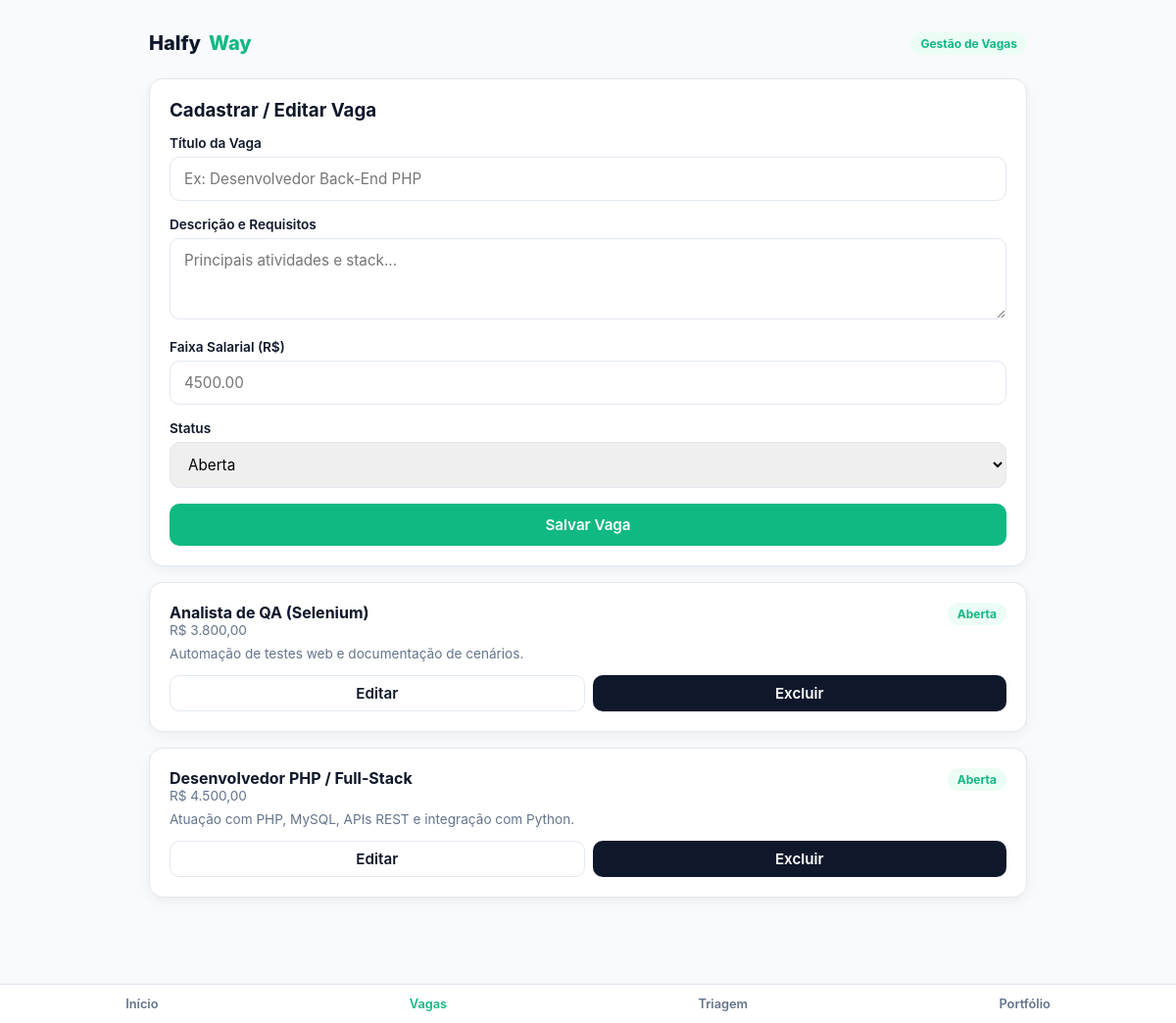
Page /views/vagas.php (signed in) on the committed database.
### tables this page shows
CREATE TABLE vagas (
  id INT AUTO_INCREMENT PRIMARY KEY,
  empresa_id INT NULL,
  titulo VARCHAR(150) NOT NULL,
  descricao TEXT NOT NULL,
  salario DECIMAL(10, 2) NOT NULL DEFAULT 0.00,
  status ENUM('aberta', 'pausada', 'encerrada') NOT NULL DEFAULT 'aberta',
  criado_em TIMESTAMP DEFAULT CURRENT_TIMESTAMP,
  FOREIGN KEY (empresa_id) REFERENCES usuarios(id) ON DELETE SET NULL
);

### views/vagas.php (the view, shortened to what this page needs)
<?php
require_once '../config/db.php';
$vagas = $pdo->query("SELECT * FROM vagas ORDER BY id DESC")->fetchAll();
?>
<!DOCTYPE html>
<html lang="pt-BR">
<head>
  <link rel="stylesheet" href="../assets/css/style.css">
</head>
<body>
  <main class="app-container">
    <header class="topbar">
      <div class="brand">Halfy<span>Way</span></div>
      <span class="badge-green">Gestão de Vagas</span>
    </header>
    <section class="card">
      <h3 style="margin-bottom: 14px;">Cadastrar / Editar Vaga</h3>
      <form id="form-vaga" action="../controllers/VagaController.php" method="POST">
        <div class="form-group">
          <label for="titulo">Título da Vaga</label>
          <input type="text" id="titulo" name="titulo" class="form-control" placeholder="Ex: Desenvolvedor Back-End PHP" required>
        </div>
        <div class="form-group">
          <label for="descricao">Descrição e Requisitos</label>
          <textarea id="descricao" name="descricao" class="form-control" rows="3" placeholder="Principais atividades e stack..." required></textarea>
        </div>
        <div class="form-group">
          <label for="salario">Faixa Salarial (R$)</label>
          <input type="number" step="0.01" id="salario" name="salario" class="form-control" placeholder="4500.00" required>
        </div>
        <div class="form-group">
          <label for="status">Status</label>
          <select id="status" name="status" class="form-control">
            <option value="aberta">Aberta</option>
          </select>
        </div>
        <button type="submit" id="btn-salvar-vaga" class="btn btn-green">Salvar Vaga</button>
      </form>
    </section>
    <?php foreach ($vagas as $vaga): ?>
  <article class="card" data-vaga-id="<?= $vaga['id'] ?>">
    <div class="vaga-header">
      <div>
        <h4><?= htmlspecialchars($vaga['titulo']) ?></h4>
        <p style="font-size: 0.85rem; color: var(--text-muted);">
          R$ <?= number_format($vaga['salario'], 2, ',', '.') ?>
        </p>
      </div>
      <span class="badge-green"><?= ucfirst($vaga['status']) ?></span>
    </div>
    <p style="font-size: 0.85rem; color: var(--text-muted); margin-top: 6px;">
      <?= htmlspecialchars($vaga['descricao']) ?>
    </p>
    <div class="vaga-actions">
      <button type="button" class="btn btn-outline btn-editar-vaga" style="padding: 8px;"
        onclick='preencherEdicao(<?= json_encode($vaga) ?>)'>Editar</button>
      <a href="../controllers/VagaController.php?acao=excluir&id=<?= $vaga['id'] ?>"
         class="btn btn-dark btn-excluir-vaga" style="padding: 8px;">Excluir</a>
    </div>
  </article>
<?php endforeach; ?>
  <nav class="bottom-nav">
    <a href="dashboard.html" class="nav-item">Início</a>
    <a href="vagas.html" class="nav-item active">Vagas</a>
    <a href="servicos.html" class="nav-item">Triagem</a>
    <a href="perfil.html" class="nav-item">Portfólio</a>
  </nav>
</body>
</html>

### assets/css/style.css (style rules this page uses)
:root { --bg-page: #F8FAFC; --bg-card: #FFFFFF; --bg-dark: #0F172A; --primary-green: #10B981; --primary-green-light: #ECFDF5; --text-main: #0F172A; --text-muted: #64748B; --border-color: #E2E8F0; --radius: 14px; --shadow: 0 4px 12px rgba(15, 23, 42, 0.05); }
* { margin: 0; padding: 0; box-sizing: border-box; font-family: 'Inter', -apple-system, BlinkMacSystemFont, sans-serif; }
body { background-color: var(--bg-page); color: var(--text-main); min-height: 100vh; padding-bottom: 80px; }
.app-container { max-width: 480px; margin: 0 auto; padding: 20px; }
@media (min-width: 768px) { .app-container { max-width: 960px; padding: 32px; } }
.topbar { display: flex; justify-content: space-between; align-items: center; margin-bottom: 24px; }
.brand { font-size: 1.25rem; font-weight: 800; color: var(--bg-dark); display: flex; align-items: center; gap: 8px; }
.brand span { color: var(--primary-green); }
.card { background: var(--bg-card); border: 1px solid var(--border-color); border-radius: var(--radius); padding: 20px; box-shadow: var(--shadow); margin-bottom: 16px; }
.form-group { margin-bottom: 16px; }
.form-group label { display: block; font-size: 0.85rem; font-weight: 600; margin-bottom: 6px; color: var(--text-main); }
.form-control { width: 100%; padding: 12px 14px; border: 1px solid var(--border-color); border-radius: 10px; font-size: 0.95rem; outline: none; transition: border-color 0.2s; }
.btn { display: inline-flex; justify-content: center; align-items: center; width: 100%; padding: 12px 18px; border-radius: 10px; font-weight: 600; font-size: 0.95rem; cursor: pointer; border: none; transition: opacity 0.2s; text-decoration: none; }
.btn-dark { background: var(--bg-dark); color: #FFFFFF; }
.btn-green { background: var(--primary-green); color: #FFFFFF; }
.btn-outline { background: transparent; border: 1px solid var(--border-color); color: var(--text-main); }
.badge-green { background: var(--primary-green-light); color: var(--primary-green); font-size: 0.75rem; font-weight: 700; padding: 4px 10px; border-radius: 999px; }
.vaga-header { display: flex; justify-content: space-between; align-items: flex-start; margin-bottom: 8px; }
.vaga-actions { display: flex; gap: 8px; margin-top: 14px; }
.bottom-nav { position: fixed; bottom: 0; left: 0; right: 0; background: var(--bg-card); border-top: 1px solid var(--border-color); display: flex; justify-content: space-around; padding: 12px 0; z-index: 100; }
.nav-item { text-decoration: none; color: var(--text-muted); font-size: 0.8rem; font-weight: 600; }
.nav-item.active { color: var(--primary-green); }

### rows in the picture
vagas: titulo "Analista de QA (Selenium)", salario "3.800,00", status "Aberta", descricao "Automação de testes web e documentação de cenários."
vagas: titulo "Desenvolvedor PHP / Full-Stack", salario "4.500,00", status "Aberta", descricao "Atuação com PHP, MySQL, APIs REST e integração com Python."
